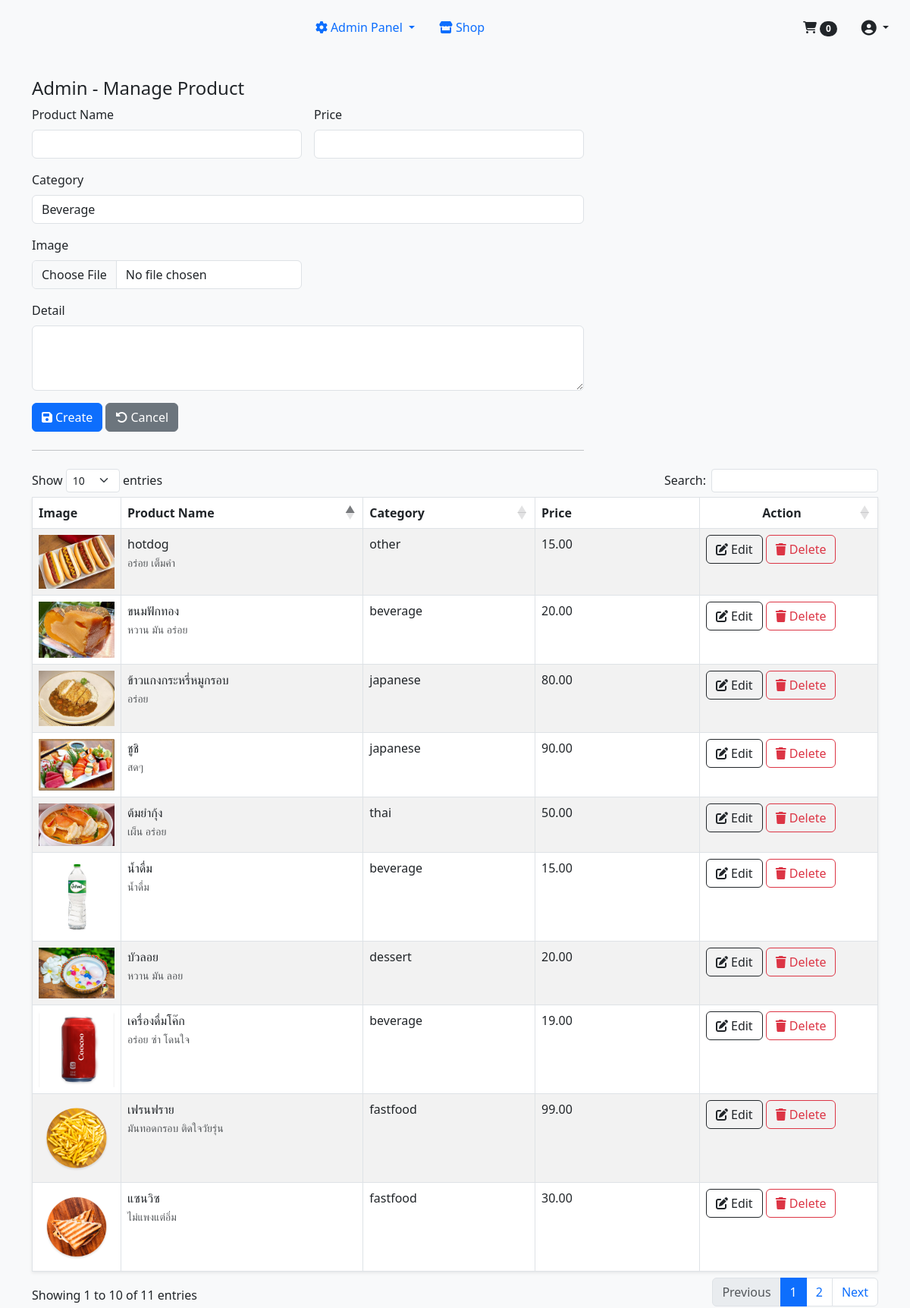
/manage-product.php (signed in), run on the app's committed database.
### tables this page shows
CREATE TABLE IF NOT EXISTS `products` (
  `id` int NOT NULL AUTO_INCREMENT,
  `product_name` varchar(255) NOT NULL,
  `price` decimal(8,2) NOT NULL DEFAULT '0.00',
  `profile_image` varchar(255) DEFAULT NULL,
  `detail` text,
  `category` varchar(50) NOT NULL DEFAULT 'other',
  PRIMARY KEY (`id`)
);

### include/config.php (called while the page is built, shortened)
<?php
$base_url = 'http://localhost/shoppingcart';

### include/manage-product.php (called while the page is built, shortened)
<?php
$query = mysqli_query($conn, "SELECT * FROM products");
$rows = mysqli_num_rows($query);
$result = [
    'id' => '',
    'product_name' => '',
    'price' => '',
    'detail' => '',
    'product_image' => '',
];
?>

### manage-product.php (the view, shortened to what this page needs)
<?php
include 'include/config.php';
include 'include/manage-product.php';
?>
<!DOCTYPE html>
<html lang="en">
<head>
    <link href="<?php echo $base_url; ?>/assets/css/bootstrap.min.css" rel="stylesheet">
    <link href="<?php echo $base_url; ?>/assets/fontawesome/css/fontawesome.min.css" rel="stylesheet">
    <link href="<?php echo $base_url; ?>/assets/fontawesome/css/brands.min.css" rel="stylesheet">
    <link href="<?php echo $base_url; ?>/assets/fontawesome/css/solid.min.css" rel="stylesheet">
    <link rel="stylesheet" type="text/css" href="https://cdn.datatables.net/1.11.5/css/dataTables.bootstrap5.min.css">
    <link rel="stylesheet" type="text/css" href="https://cdn.datatables.net/responsive/2.2.9/css/responsive.bootstrap5.min.css">
</head>
<body class="bg-body-tertiary">
    <?php include 'include/menu.php'; ?>
    <div class="container" style="margin-top: 30px;">
        <h4>Admin - Manage Product</h4>
        <div class="row g-5">
            <div class="col-md-8 col-sm-12">
                <form action="<?php echo $base_url; ?>/product-form.php" method="post" enctype="multipart/form-data">
                    <div class="row g-3 mb-3">
                        <div class="col-sm-6">
                            <label class="form-label">Product Name</label>
                            <input type="text" name="product_name" class="form-control" onkeypress="return /[a-zA-Z\u0E00-\u0E7F\s]/.test(event.key)" value="<?php echo $result['product_name']; ?>" pattern="[a-zA-Z\u0E00-\u0E7F\s]+" title="Please enter Thai or English characters only" required>
                        </div>
                        <div class="col-sm-6">
                            <label class="form-label">Price</label>
                            <input type="number" min="0.00" max="100000.00" step="0.01" name="price" pattern="^\d+(\.\d{1,2})?$" class="form-control" value="<?php echo $result['price']; ?>" required>
                        </div>
                        <div class="col-sm-12">
                            <label class="form-label">Category</label>
                            <select name="category" class="form-control" required>
                                <?php
                                $categories_sql = "SELECT * FROM categories WHERE name != 'all' ORDER BY display_name ASC";
                                $categories_query = mysqli_query($conn, $categories_sql);
                                while ($category = mysqli_fetch_assoc($categories_query)):
                                ?>
                                    <option value="<?php echo $category['name']; ?>" <?php echo (isset($result['category']) && $result['category'] == $category['name']) ? 'selected' : ''; ?>>
                                        <?php echo $category['display_name']; ?>
                                    </option>
                                <?php endwhile; ?>
                            </select>
                        </div>
                        <div class="col-sm-6">
                            <label for="formFile" class="form-label">Image</label>
                            <input type="file" name="profile_image" class="form-control" accept="image/png, image/jpg, image/jpeg">
                        </div>
                        <div class="col-sm-12">
                            <label class="form-label">Detail</label>
                            <textarea name="detail" class="form-control" rows="3" onkeypress="return /[a-zA-Z\u0E00-\u0E7F\s]/.test(event.key)" required><?php echo htmlspecialchars($result['detail']); ?></textarea>
                        </div>
                    </div>
                    <?php if(empty($result['id'])): ?>
                        <button class="btn btn-primary" type="submit"><i class="fa-regular fa-floppy-disk me-1"></i>Create</button>
                    <?php else: ?>
                        <button class="btn btn-primary" type="submit"><i class="fa-regular fa-floppy-disk me-1"></i>Update</button>
                    <?php endif; ?>
                    <a role="button" class="btn btn-secondary" href="<?php echo $base_url; ?>/manage-product.php"><i class="fa-solid fa-rotate-left me-1"></i>Cancel</a>
                    <hr class="my-4">
                </form>
            </div>
        </div>
        <div class="row">
            <div class="col-12">
                <table id="productTable" class="table table-bordered shadow-sm table-striped">
                    <thead>
                        <tr>
                            <th style="width: 100px;">Image</th>
                            <th>Product Name</th>
                            <th>Category</th>
                            <th style="width: 200px;">Price</th>
                            <th style="width: 200px;" class="text-center">Action</th>
                        </tr>
                    </thead>
                    <tbody>
                        <?php if($rows > 0): ?>
                            <?php while($product = mysqli_fetch_assoc($query)): ?>
                            <tr>
                                <td>
                                    <?php if(!empty($product['profile_image'])): ?>
                                        <img src="<?php echo $base_url; ?>/upload_image/<?php echo $product['profile_image']; ?>" width="100" alt="Product Image">
                                    <?php else: ?>
                                        <img src="<?php echo $base_url; ?>/assets/images/no-image.png" width="100" alt="Product Image">
                                    <?php endif; ?>
                                </td>
                                <td>
                                    <?php echo $product['product_name']; ?>
                                    <div>
                                        <small class="text-muted"><?php echo nl2br($product['detail']); ?></small>
                                    </div>
                                </td>
                                <td><?php echo $product['category']; ?></td>
                                <td><?php echo number_format($product['price'], 2); ?></td>
                                <td>
                                    <a role="button" href="<?php echo $base_url; ?>/manage-product.php?id=<?php echo $product['id']; ?>" class="btn btn-outline-dark"><i class="fa-regular fa-pen-to-square me-1"></i>Edit</a>
                                    <a onclick="return confirm('Are your sure you want to delete?');" role="button" href="<?php echo $base_url; ?>/product-delete.php?id=<?php echo $product['id']; ?>" class="btn btn-outline-danger"><i class="fa-solid fa-trash me-1"></i>Delete</a>
                                </td>
                            </tr>
                            <?php endwhile; ?>
                        <?php else: ?>
                        <tr>
                            <td colspan="4"><h4 class="text-center text-danger">ไม่มีรายการสินค้า</h4></td>
                        </tr>
                        <?php endif; ?>
                    </tbody>
                </table>
            </div>
        </div>
    </div>
</body>
</html>

### data on the page
products: profile_image (picture), product_name "แซนวิซ", detail "ไม่แพงแต่อิ่ม", category "fastfood", price "30.00"
products: profile_image (picture), product_name "เครื่องดื่มโค๊ก", detail "อร่อย ซ่า โดนใจ", category "beverage", price "19.00"
products: profile_image (picture), product_name "เฟรนฟราย", detail "มันทอดกรอบ ติดใจวัยรุ่น", category "fastfood", price "99.00"
products: profile_image (picture), product_name "hotdog", detail "อร่อย เต็มคำ", category "other", price "15.00"
products: profile_image (picture), product_name "ชูชิ", detail "สดๆ", category "japanese", price "90.00"
products: profile_image (placeholder picture), product_name "ต้มยํากุ้ง", detail "เผ็น อร่อย", category "thai", price "50.00"
products: profile_image (picture), product_name "ขนมฟักทอง", detail "หวาน มัน อร่อย", category "beverage", price "20.00"
products: profile_image (picture), product_name "ข้าวแกงกระหรี่หมูกรอบ", detail "อร่อย", category "japanese", price "80.00"
products: profile_image (picture), product_name "บัวลอย", detail "หวาน มัน ลอย", category "dessert", price "20.00"
products: profile_image (picture), product_name "น้ำดื่ม", detail "น้ำดื่ม", category "beverage", price "15.00"

### other printed values
count($_SESSION['cart'] ?? []) "0"
form field category "Beverage"
